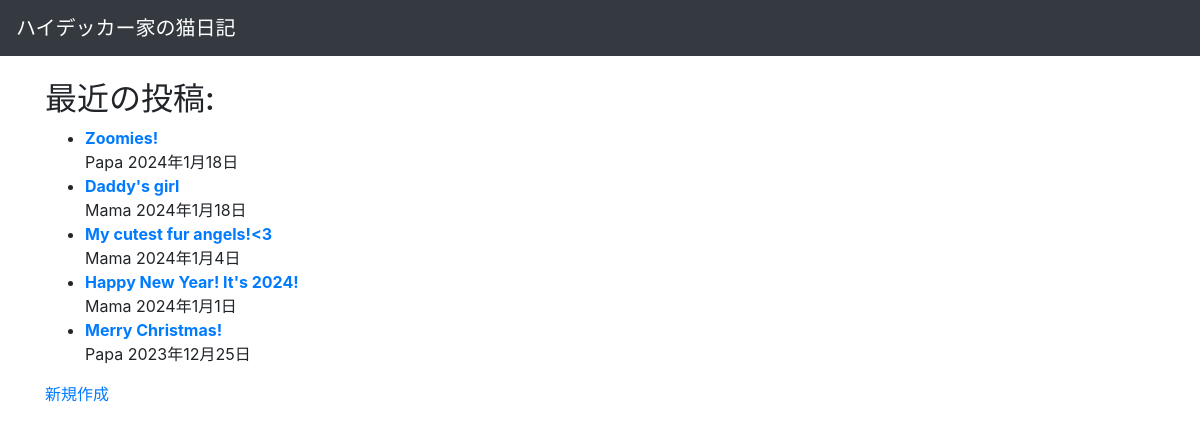
The page /blogapp/ on the database as committed earlier.
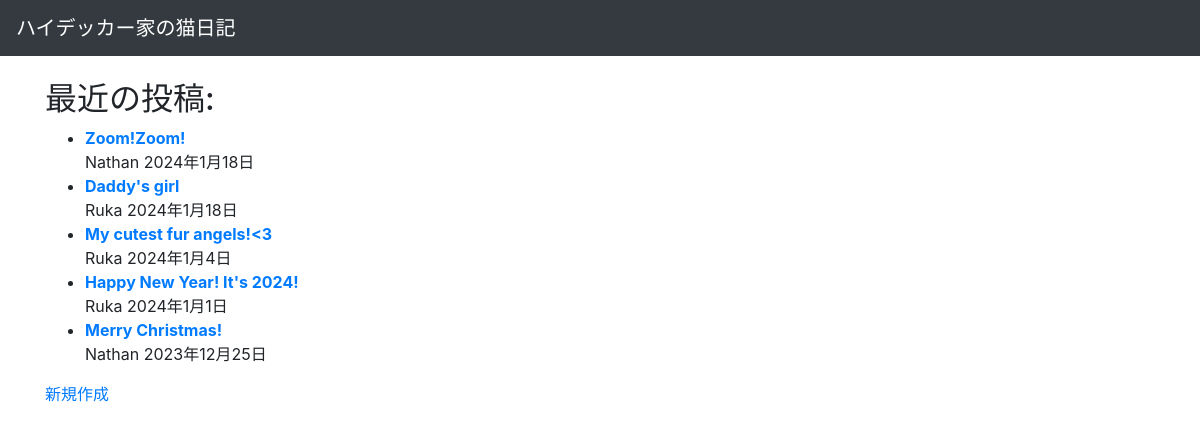
The same page on the database as committed later.
### blogapp/models.py (models this page shows, shortened)
class Post(models.Model):
    title = models.CharField(max_length=100)
    body = models.TextField()
    update_date = models.DateField("Last update", default=timezone.now)
    tags = models.ManyToManyField("Tag", blank=True, related_name="tags_on_post")
    author = models.ForeignKey(Author,on_delete=models.CASCADE)

class Author(models.Model):
    name = models.CharField(max_length=100)
    def __str__(self):
        return self.name

### blogapp/views.py (the view)
# urls.py: path("", views.IndexView.as_view(), name="index"),
class IndexView(generic.ListView):
    template_name = "blogapp/index.html"
    context_object_name = "post_list"
    def get_queryset(self):
        return Post.objects.all().order_by("-update_date")

### blogapp/templates/blogapp/index.html (shortened to what this page needs)
{% extends "blogapp/base.html" %}
{% block main %}
    <head>
        <h2>最近の投稿:</h2>
        <ul>
        {% for post in post_list %}
            <li>
                <strong><a href="{% url 'blogapp:post_detail' post.id %}">{{ post.title }}</a></strong>
                <br>
                {{ post.author }}
                {{ post.update_date }}
            </li>
            {% endfor %}
        </ul>
        <p><a href="{% url 'blogapp:create_post' %}">新規作成</a></p>
{% endblock %}

### blogapp/templates/blogapp/base.html (shortened to what this page needs)
<!doctype HTML>
<html>
    <head>
        <link rel="stylesheet" href="https://maxcdn.bootstrapcdn.com/bootstrap/4.0.0/css/bootstrap.min.css">
    </head>
    <body>
        <nav class="navbar navbar-expand-lg navbar-dark bg-dark">
            <a class="navbar-brand" href="{% url 'blogapp:index' %}">ハイデッカー家の猫日記</a>
        </nav>
        <div class="container mt-4">
        {% block main %}{% endblock %}
        </div>
    </body>
</html>

Rows that differ between the two databases and show on the page:
changed Post: title "Zoomies!" → "Zoom!Zoom!"; author "Papa" → "Nathan"
changed through a linked row, Post "Daddy's girl": author "Mama" → "Ruka"
changed through a linked row, Post "My cutest fur angels!<3": author "Mama" → "Ruka"
changed through a linked row, Post "Happy New Year! It's 2024!": author "Mama" → "Ruka"
changed through a linked row, Post "Merry Christmas!": author "Papa" → "Nathan"
